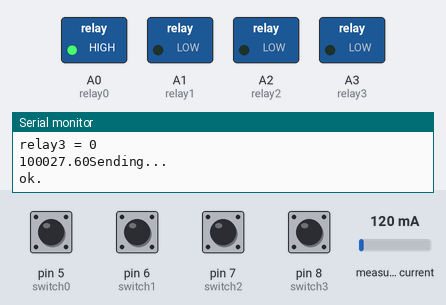
Simulated run of this sketch. Board: Arduino Uno, built with avr-gcc and run on an emulated ATmega328P. On the bench: switched loads named in the sketch (green lamp = pin HIGH), the last lines printed to the serial monitor. Inputs (shaded band) come from the test bench; at power-on: pin 5 (switch0), pin 6 (switch1), pin 7 (switch2), pin 8 (switch3) HIGH, measured current 120 mA. No radio packets arrive unless stated; pins used as bus, display or sensor lines are not drawn.

Above: at 2.0 s.
2.1 s: pin 6 (switch1) pulled LOW for 0.2 s
At 3.5 s:
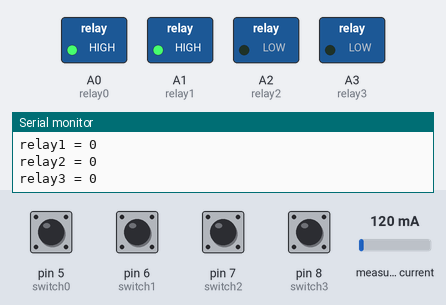
3.8 s: pin 5 (switch0) pulled LOW for 0.2 s
At 5.2 s:
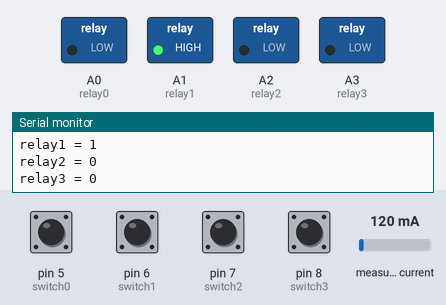
5.5 s: pin 7 (switch2) pulled LOW for 0.2 s
At 6.2 s:
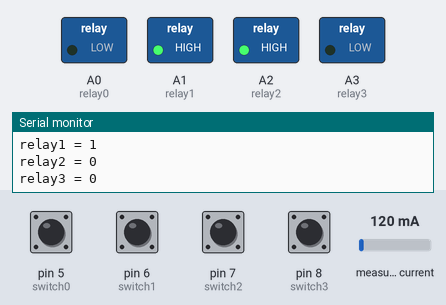
7.3 s: pin 8 (switch3) pulled LOW for 0.2 s
At 8.2 s:
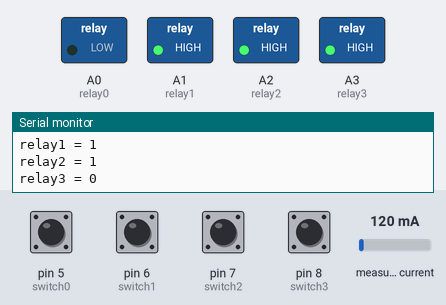
9.0 s: pin 5 (switch0) pulled LOW for 1 s
At 10.2 s:
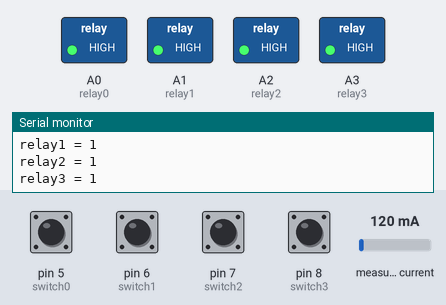
11.5 s: pin 6 (switch1) pulled LOW for 1 s
At 12.1 s:
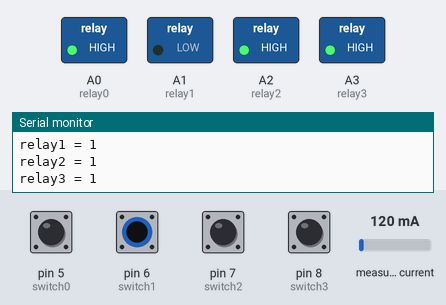
Timing chart, 0 to 14.5 s (numbered marks = the images above; inputs shaded):
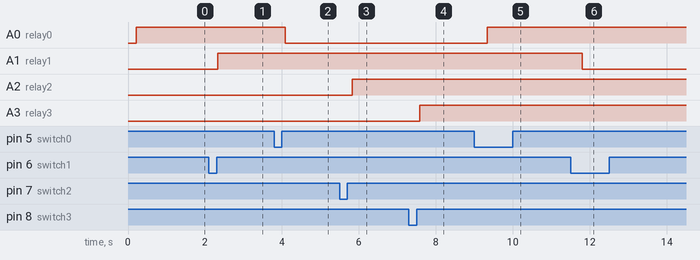

The sketch:

relay_nrf.ino
```cpp
// (licence header left out)
#include <RF24Network.h>
#include <RF24.h>
#include <SPI.h>
#include "EmonLib.h"             // Include Emon Library
EnergyMonitor emon1;             // Create an instance

// Configure pin numbering
RF24 radio(9, 10);
// Network uses that radio
RF24Network network(radio);
// Address of the this node
const uint16_t this_node = 04;
// Address of the base node
const uint16_t other_node = 00;
// How often to send 'hello world to the other unit
const unsigned long interval = 1000; //ms
// When did we last send?
unsigned long last_sent;
// Structure of our sensor readings payload
struct payload_out_t
{
  int nodeType = 0;
  int field1 = 0;//relay0
  int field2 = 0;//relay1
  int field3 = 0;//relay2
  int field4 = 0;//relay3
  boolean field5;//not_used
  boolean field6;//not_used
  float field7;//power
};
// Structure of our light switch payload
struct payload_in_t
{
  int switch0 = 0;
  int switch1 = 0;
  int switch2 = 0;
  int switch3 = 0;
  // TODO send up I/V
};

// Constants won't change
const int relay0 = A0;
const int relay1 = A1;
const int relay2 = A2;
const int relay3 = A3;
//
const int DELAY = 1000;
//
const int switch0 = 5;
const int switch1 = 6;
const int switch2 = 7;
const int switch3 = 8;
//
const int meter0 = A4;
const double Power = 230.0;

// Variables will change
int switches[] = {0, 0, 0, 0};
int prevSwitches[] = {0, 0, 0, 0};
int relays[] = {0, 0, 0, 0};
double Irms = 0.0;

void setup() {
  // Meter Setup
  emon1.voltage(2, 234.26, 1.7);  // Voltage: input pin, calibration, phase_shift
  emon1.current(meter0, 21.3);       // Current: input pin, calibration.
  //
  // NRF Setup
  Serial.println("RF24Network/examples/helloworld_rx/");
  SPI.begin();
  radio.begin();
  network.begin(/*channel*/ 100, /*node address*/ this_node);
  //
  // initialize the Relay pin as an output:
  pinMode(relay0, OUTPUT);
  pinMode(relay1, OUTPUT);
  pinMode(relay2, OUTPUT);
  pinMode(relay3, OUTPUT);
  // initialize the Switch pins as INPUT_PULLUP
  pinMode(switch0, INPUT_PULLUP);
  pinMode(switch1, INPUT_PULLUP);
  pinMode(switch2, INPUT_PULLUP);
  pinMode(switch3, INPUT_PULLUP);
  // initialize the Serial line
  Serial.begin(9600);
}

void readSwitch(){
  for (int i; i < 4; i++){
    prevSwitches[i] = switches[i];
  }
  switches[0] = digitalRead(switch0);
  switches[1] = digitalRead(switch1);
  switches[2] = digitalRead(switch2);
  switches[3] = digitalRead(switch3);
}

void readRelay(){
  relays[0] = digitalRead(relay0);
  relays[1] = digitalRead(relay1);
  relays[2] = digitalRead(relay2);
  relays[3] = digitalRead(relay3);
}

void writeSwitch(){
  Serial.print("switch0 = " );
  Serial.println(switches[0]);
  Serial.print("switch1 = " );
  Serial.println(switches[1]);
  Serial.print("switch2 = " );
  Serial.println(switches[2]);
  Serial.print("switch3 = " );
  Serial.println(switches[3]);
}

void writeRelay(){
  Serial.print("relay0 = " );
  Serial.println(relays[0]);
  Serial.print("relay1 = " );
  Serial.println(relays[1]);
  Serial.print("relay2 = " );
  Serial.println(relays[2]);
  Serial.print("relay3 = " );
  Serial.println(relays[3]);
}

void switchRelay(int no){
  switch(no){
    case 0:
      digitalWrite(relay0, !relays[0]);
      break;
    case 1:
      digitalWrite(relay1, !relays[1]);
      break;
    case 2:
      digitalWrite(relay2, !relays[2]);
      break;
    case 3:
      digitalWrite(relay3, !relays[3]);
      break;
  }
}

void readMeter(){
  Irms = emon1.calcIrms(1480);  // Calculate Irms only
}

void writeMeter(){
  Serial.print("Apparent Power:: ");
  Serial.print(Irms*Power);	       // Apparent power
  Serial.print("\tIrms:: ");
  Serial.println(Irms);		       // Irms

}

void loop(){
  // Don't poll constanly, wait a while before polling pins.
  //delay(DELAY);
  //
  readSwitch();
  //writeSwitch();
  //
  readRelay();
  //writeRelay();
  //
  //switchRelay();

  // NFR Pump the network regularly
  network.update();

  sensorMgr();

  relayMgr();
}

void relayMgr(){
  for (int i; i < 4; i++){
    if (prevSwitches[i] != switches[i]){
      writeSwitch();
      writeRelay();
      switchRelay(i);
      delay(DELAY);
      readSwitch();
    }
  }
}

void readNRF()
{
  if( network.available() )
  {
    RF24NetworkHeader header;
    payload_in_t payload;
    network.read(header,&payload,sizeof(payload));
    digitalWrite(relay0, payload.switch0);
    digitalWrite(relay1, payload.switch1);
    digitalWrite(relay2, payload.switch2);
    digitalWrite(relay3, payload.switch3);
    Serial.print(payload.switch0);
    Serial.print("\t");
    Serial.print(payload.switch1);
    Serial.print("\t");
    Serial.print(payload.switch2);
    Serial.print("\t");
    Serial.print(payload.switch3);
    Serial.println("Print readings");
  }
}

void sensorMgr()
{
  readNRF();
  readMeter();
  // If it's time to send a message, send it!
  unsigned long now = millis();
  if ( now - last_sent >= interval  )
  {
    // Reset timer
    last_sent = now;
    payload_out_t payload;
    payload.nodeType=this_node;
    payload.field1=digitalRead(relay0);
    payload.field2=digitalRead(relay1);
    payload.field3=digitalRead(relay2);
    payload.field4=digitalRead(relay3);
    payload.field7=Irms*Power;
    Serial.print(payload.field1);
    Serial.print("\r");
    Serial.print(payload.field2);
    Serial.print("\r");
    Serial.print(payload.field3);
    Serial.print("\r");
    Serial.print(payload.field4);
    Serial.print("\r");
    Serial.print(payload.field7);
    Serial.print("\r");
    Serial.println("Sending...");
    //writeMeter();

    RF24NetworkHeader header(/*to node*/ other_node);
    bool ok = network.write(header, &payload, sizeof(payload));
    if (ok)
        Serial.println("ok.\n\r");
    else
        Serial.println("failed.\n\r");
  }
}
```

Measured:
- after the input at 2.1 s, A1 (relay1): LOW → HIGH after 0.23 s
- after the input at 3.8 s, A0 (relay0): HIGH → LOW after 0.28 s
- after the input at 5.5 s, A2 (relay2): LOW → HIGH after 0.33 s
- after the input at 7.3 s, A3 (relay3): LOW → HIGH after 0.28 s
- after the input at 9.0 s, A0 (relay0): LOW → HIGH after 0.33 s
- after the input at 11.5 s, A1 (relay1): HIGH → LOW after 0.30 s
